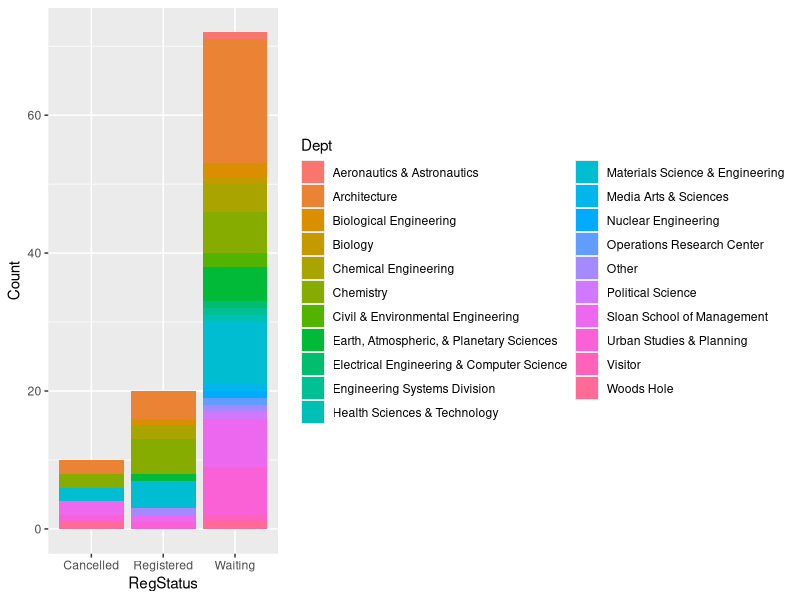
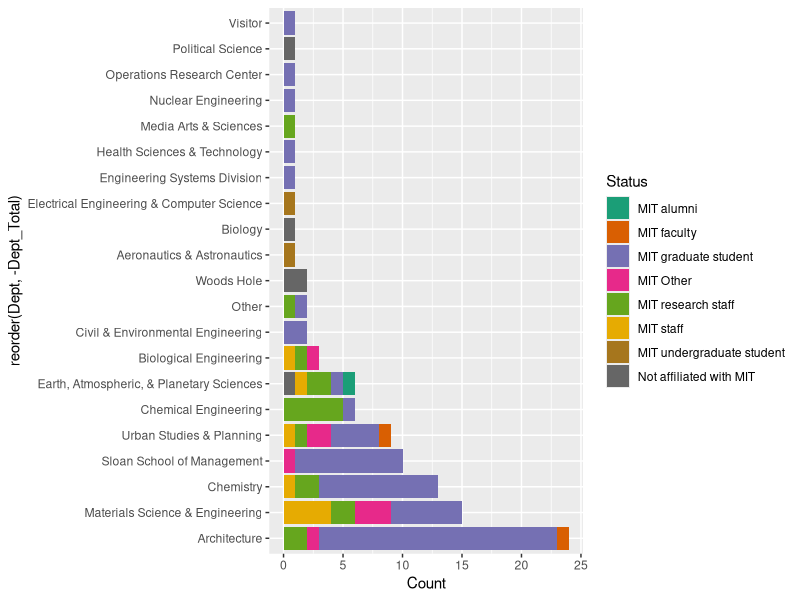
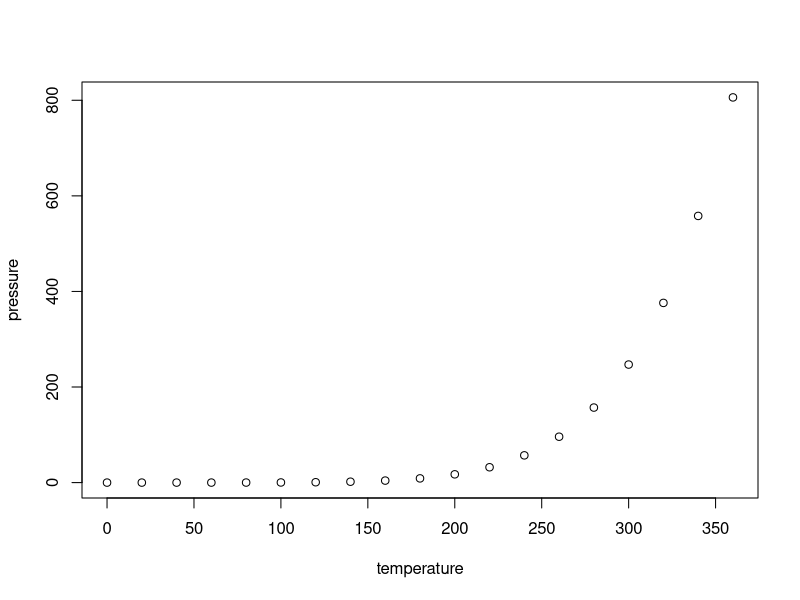

Write the R code that produced these figures, in order.
## ---- chunk 1
knitr::opts_chunk$set(echo = FALSE)
require(tidyverse)
## ---- chunk 2
# import registrant data, registered, waiting list and cancelled
FinalReg <- read_csv("data/FinalRegistration20191015.csv", 
    skip = 7)
FinalWaiting <- read_csv("data/FinalWaitingList20191015.csv",     skip = 7)
# The cancelled people list from the system doesn't contain as much details as the other two lists. Data imported here were compiled from exported registrants and waiting list on various days before the registration closed. 
FinalCancel <- read_csv("data/RegistrantsFinalCanceledInfo.csv", skip = 8)

#Select needed columns of data
#add a column to note registration type
FinalReg_toPlot <- FinalReg[ , c(1,2,3,6,7,8,9,10)]
RegStatus <- rep("Registered", nrow(FinalReg_toPlot))
FinalReg_toPlot <- cbind(FinalReg_toPlot,RegStatus) 

FinalWaiting_toPlot <- FinalWaiting[ , c(1:3,5:9)]
RegStatus <- rep("Waiting", nrow(FinalWaiting_toPlot))
FinalWaiting_toPlot <- cbind(FinalWaiting_toPlot, RegStatus)

FinalCancel_toPlot <- FinalCancel[ , c(1:3, 6:10)]
RegStatus <- rep("Cancelled", nrow(FinalCancel_toPlot))
FinalCancel_toPlot <- cbind(FinalCancel_toPlot, RegStatus)

#put all registrants into one dataframe
FinalAllRegistrants <- rbind(FinalReg_toPlot, FinalWaiting_toPlot, FinalCancel_toPlot)

#rename columns for easier handling
colnames(FinalAllRegistrants) <- c("FirstName", "LastName", "Email", "Status", "Dept", "Lab", "ChannelLearned", "ChannelLearnedOther", "RegStatus")

#summarize registrants according to their dept
Reg_Dept <- FinalAllRegistrants %>%
  group_by(RegStatus,Dept,Status) %>% 
  summarise(Count = n()) %>% 
  group_by(Dept) %>% 
  mutate(Dept_Total = sum(Count)) 

Other_Dept <- FinalAllRegistrants %>% 
  filter(Dept == "Other") %>%
  select(Lab)

ChannelLearned <- FinalAllRegistrants %>% 
  group_by(ChannelLearned) %>% 
  summarise(Count = n())

ChannelOther <- FinalAllRegistrants %>% 
  filter(ChannelLearned == "Other") %>% 
  select(ChannelLearnedOther)

#plot out the registration
ggplot(data = Reg_Dept, aes(x = RegStatus, y = Count, fill = Dept)) +
  geom_bar(stat = "identity")

ggplot(data = Reg_Dept, aes(x = reorder(Dept, -Dept_Total), y = Count, fill = Status)) +
  geom_bar(stat = "identity") +
  scale_fill_brewer(palette = "Dark2") +
  coord_flip()

## ---- chunk 3
summary(cars)
## ---- chunk 4
plot(pressure)
